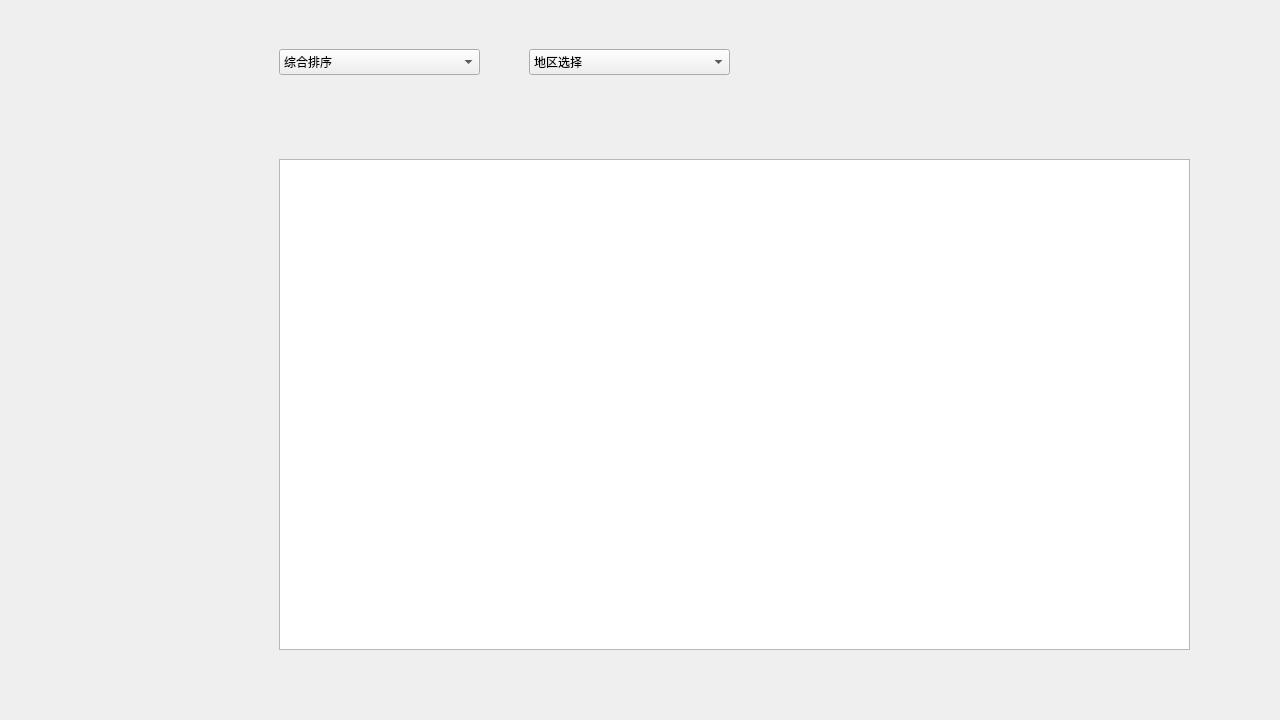
<?xml version="1.0" encoding="UTF-8"?>
<ui version="4.0">
 <class>Form</class>
 <widget class="QWidget" name="Form">
  <property name="geometry">
   <rect>
    <x>0</x>
    <y>0</y>
    <width>1280</width>
    <height>720</height>
   </rect>
  </property>
  <property name="windowTitle">
   <string>Form</string>
  </property>
  <widget class="QWidget" name="widget" native="true">
   <property name="geometry">
    <rect>
     <x>259</x>
     <y>29</y>
     <width>981</width>
     <height>671</height>
    </rect>
   </property>
   <widget class="QComboBox" name="ComRan_comboBox_2">
    <property name="geometry">
     <rect>
      <x>20</x>
      <y>20</y>
      <width>201</width>
      <height>26</height>
     </rect>
    </property>
    <item>
     <property name="text">
      <string>综合排序</string>
     </property>
    </item>
   </widget>
   <widget class="QComboBox" name="area_comboBox_2">
    <property name="geometry">
     <rect>
      <x>270</x>
      <y>20</y>
      <width>201</width>
      <height>26</height>
     </rect>
    </property>
    <item>
     <property name="text">
      <string>地区选择</string>
     </property>
    </item>
    <item>
     <property name="text">
      <string>甘井子</string>
     </property>
    </item>
   </widget>
   <widget class="QTableView" name="tableView">
    <property name="geometry">
     <rect>
      <x>20</x>
      <y>130</y>
      <width>911</width>
      <height>491</height>
     </rect>
    </property>
   </widget>
  </widget>
 </widget>
 <resources/>
 <connections/>
</ui>
